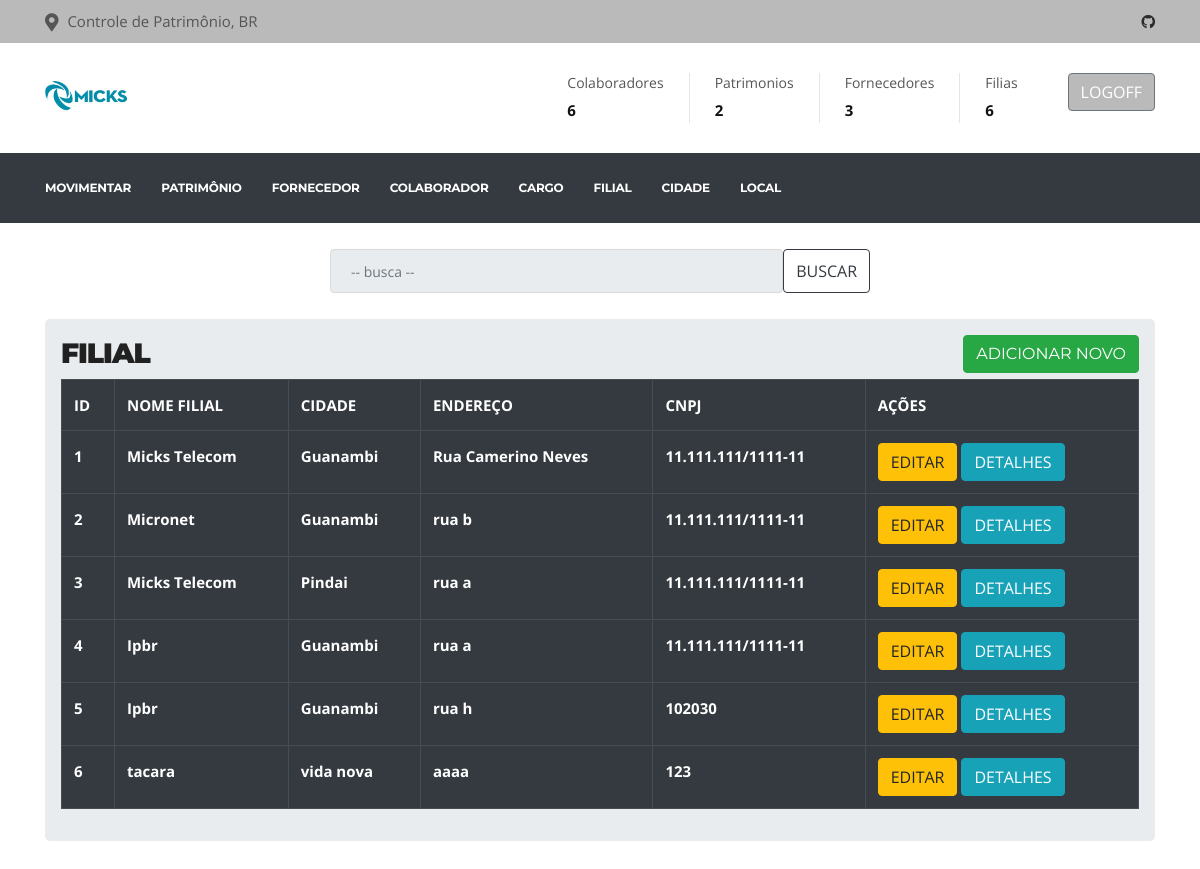
Page /filial/ (signed in) on the committed database.
### app/model/models.py (models this page shows, shortened)
class Filial(db.Model):
    __tablename__ = 'filial'
    id_filial = db.Column(db.Integer, autoincrement=True, primary_key=True)
    nome = db.Column(db.String(100), nullable=False)
    endereco = db.Column(db.String(100))
    cnpj = db.Column(db.String(100), nullable=False)
    id_cidade =db.Column(db.Integer, db.ForeignKey('cidade.id_cidade'))
    cidade = db.relationship('Cidade')

class Cidade(db.Model):
    __tablename__ = 'cidade'
    id_cidade = db.Column(db.Integer, autoincrement=True, primary_key=True)
    nome = db.Column(db.String(100), unique=True, nullable=False)
    estado = db.Column(db.String(100), nullable=False)
    pais = db.Column(db.String(100), nullable=False)
    cidade = db.relationship('Filial')

### app/routes.py (the view)
@app.route("/filial/", methods=["GET", "POST"])
@login_required
def filial():
    return FilialControler.filiallista()

### app/controler/allData.py (called while the page is built)
    def total():
        coladorador = Colaborador.query.count()
        patrimonio = Patrimonio.query.count()
        fornecedor = Fornecedor.query.count()
        filial = Filial.query.count()
        data = {'coladorador': coladorador,
                'patrimonio': patrimonio,
                'fornecedor': fornecedor,
                'filial': filial}
        return data

### app/controler/filial.py (called while the page is built, shortened)
    def filiallista():
        todasFilial = Filial.query.all()
        todasCidade = Cidade.query.all()
        for a in todasFilial:
            print(a.cidade.nome)
        return render_template(
            "filial.html", todasFilial=todasFilial, todasCidade=todasCidade,data=Total.total())

### app/model/models.py (called while the page is built)
@login_manager.user_loader
def get_user(user_id):
    return User.query.filter_by(id=user_id).first()

### app/templates/filial.html (shortened to what this page needs)
{% extends "base.html" %}
{% block head %}
{{ super() }}
{% endblock %}
{% block content %}
<br>
<div class="container">
    <div class="row justify-content-center">
        <div class="col-6">
            <div class="input-group">
                <input type="search" class="form-control rounded" placeholder="-- busca --" aria-label="Search"
                aria-describedby="search-addon" />
                <button type="button" name="busca" class="btn btn-outline-dark">BUSCAR</button>
            </div>
        </div>
    </div>
</div>
<br>
<div class="container">
    <div class="row">
        <div class="col-lg-12">
            <div class="jumbotron p-3">
                <h2><b>FILIAL</b> <button type="button" class="btn btn-success float-right" data-toggle="modal"
                        data-target=#mymodal> ADICIONAR NOVO </button></h2>
                <table class="table table-bordered table-dark">
                    <tr>
                        <th>ID</th>
                        <th>NOME FILIAL</th>
                        <th>CIDADE</th>
                        <th>ENDEREÇO</th>
                        <th>CNPJ</th>
                        <th>AÇÕES</th>
                    </tr>
                    {% for linha in todasFilial %}
                    <tr>
                        <th>{{linha.id_filial}}</th>
                        <th>{{linha.nome}}</th>
                        <th>{{linha.cidade.nome}}</th>
                        <th>{{linha.endereco}}</th>
                        <th>{{linha.cnpj}}</th>
                        <td>
                            <a href="/filailUpdate/{{linha.id_filial}}" class="btn btn-warning btn-xs"
                                data-toggle="modal" data-target="#modaledit{{linha.id_filial}}">EDITAR</a>
                            <a href="" class="btn btn-info" data-toggle="modal"
                                data-target="#modaldetalhe{{linha.id_filial}}">DETALHES</a>
                        </td>
                    </tr>
                    {% endfor %}
                </table>
            </div>
        </div>
    </div>
    {% endblock %}

### app/templates/base.html (shortened to what this page needs)
<!doctype html>
<html>
<head>
  {% block head %}
  <link rel="stylesheet" href="{{ url_for('static', filename='plugins/bootstrap/bootstrap.min.css') }}">
  <link rel="stylesheet" href="{{ url_for('static', filename='plugins/fontawesome/css/all.min.css') }}">
  <link rel="stylesheet" href="{{ url_for('static', filename='plugins/animate-css/animate.css') }}">
  <link rel="stylesheet" href="{{ url_for('static', filename='plugins/slick/slick.css') }}">
  <link rel="stylesheet" href="{{ url_for('static', filename='plugins/slick/slick-theme.css') }}">
  <link rel="stylesheet" href="{{ url_for('static', filename='plugins/colorbox/colorbox.css') }}">
  <link rel="stylesheet" href="{{ url_for('static', filename='style2.css') }}">
  <link rel="stylesheet" href="../static/loading/flash.css">
  {% endblock %}
</head>
<body>
  <div id="top-bar" class="top-bar">
    <div class="container">
      <div class="row">
        <div class="col-lg-8 col-md-8">
          <ul class="top-info text-center text-md-left">
            <li><i class="fas fa-map-marker-alt"></i>
              <p class="info-text">Controle de Patrimônio, BR</p>
            </li>
          </ul>
        </div>
        <div class="col-lg-4 col-md-4 top-social text-center text-md-right">
          <ul class="list-unstyled">
            <li>
              <a title="github" href="https://github.com/andrenogueiragbi">
                <span class="social-icon"><i class="fab fa-github"></i></span>
              </a>
            </li>
          </ul>
        </div>
      </div>
    </div>
  </div>
  <header id="header" class="header-one">
    <div class="bg-white">
      <div class="container">
        <div class="logo-area">
          <div class="row align-items-center">
            <div class="logo col-lg-3 text-center text-lg-left mb-3 mb-md-5 mb-lg-0">
              <a class="d-block" href="">
                <img loading="lazy" src="../static/images/logo-Micks.jpg" alt="Constra">
              </a>
            </div>
            <div class="col-lg-9 header-right">
              <ul class="top-info-box">
                <li>
                  <div class="info-box">
                    <div class="info-box-content">
                      <p class="info-box-title">Colaboradores</p>
                      <p class="info-box-subtitle">{{ data['coladorador'] }}</p>
                    </div>
                  </div>
                </li>
                <li>
                  <div class="info-box">
                    <div class="info-box-content">
                      <p class="info-box-title">Patrimonios</p>
                      <p class="info-box-subtitle">{{ data['patrimonio'] }}</p>
                    </div>
                  </div>
                </li>
                <li>
                  <div class="info-box">
                    <div class="info-box-content">
                      <p class="info-box-title">Fornecedores</p>
                      <p class="info-box-subtitle">{{ data['fornecedor'] }}</p>
                    </div>
                  </div>
                </li>
                <li class="last">
                  <div class="info-box last">
                    <div class="info-box-content">
                      <p class="info-box-title">Filias</p>
                      <p class="info-box-subtitle">{{ data['filial'] }}</p>
                    </div>
                  </div>
                </li>
                <li class="header-get-a-quote">
                  <a class="btn btn-secondary" name="logoff" href="{{ url_for('logout') }}">LOGOFF</a>
                </li>
              </ul>
            </div>
          </div>
        </div>
      </div>
      <div class="site-navigation">
        <div class="container">
          <div class="row">
            <div class="col-lg-12">
              <nav class="navbar navbar-expand-lg navbar-dark p-0">
                <div id="navbar-collapse" class="collapse navbar-collapse">
                  <ul class="nav navbar-nav mr-auto">
                    <li class="nav-item dropdown "><a class="nav-link" href="{{ url_for('movimentar')}}">Movimentar</a></li>
                    <li class="nav-item dropdown "><a class="nav-link" href="{{ url_for('patrimonio') }}">Patrimônio</a></li>
                    <li class="nav-item dropdown "><a class="nav-link" href="{{ url_for('fornecedor') }}">Fornecedor</a></li>
                    <li class="nav-item dropdown "><a class="nav-link" href="{{ url_for('colaborador') }}">Colaborador</a></li>
                    <li class="nav-item dropdown "><a class="nav-link" href="{{ url_for('cargo') }}">Cargo</a></li>
                    <li class="nav-item dropdown "><a class="nav-link" href="{{ url_for('filial') }}">Filial</a></li>
                    <li class="nav-item dropdown "><a class="nav-link" href="{{ url_for('cidade') }}">Cidade</a></li>
                    <li class="nav-item dropdown "><a class="nav-link" href="{{ url_for('local') }}">Local</a></li>
                  </ul>
                </div>
              </nav>
            </div>
          </div>
  </header>
  {% block content %} {% endblock %}
</body>
</html>

### app/static/style2.css (style rules this page uses)
body { background: #fff; color: #555; }
a[name=logoff] { background: #bbbaba; }
input[type=search] { background: #E9ECEF; }
body, p { font-family: "Open Sans", sans-serif; text-rendering: optimizeLegibility; -webkit-font-smoothing: antialiased !important; line-height: 26px; font-size: 15px; }
h1, h2, h3, h4, h5, h6 { color: #212121; font-weight: 700; font-family: 'Montserrat', sans-serif; text-rendering: optimizeLegibility; -webkit-font-smoothing: antialiased !important; }
h2 { font-size: 28px; line-height: 36px; text-transform: uppercase; letter-spacing: -1px; }
html { overflow-x: hidden !important; width: 100%; height: 100%; position: relative; -webkit-font-smoothing: antialiased; text-rendering: optimizeLegibility; }
body { border: 0; margin: 0; padding: 0; }
a:link, a:visited { text-decoration: none; }
a { color: inherit; transition: .2s ease; }
.form-control { box-shadow: none; border: 1px solid #dadada; padding: 5px 20px; height: 44px; background: none; color: #959595; font-size: 14px; border-radius: 0; }
.top-bar { padding: 8px 0; background: #bbbaba; position: relative; }
ul.top-info { list-style: none; margin: 0; padding: 0; }
ul.top-info li { position: relative; line-height: 10px; display: inline-block; margin-left: 0; padding-right: 15px; }
ul.top-info li i { font-size: 18px; position: relative; top: 2px; margin-right: 5px; }
ul.top-info li p.info-text { margin: 0; line-height: normal; display: inline-block; flex-direction: column; text-align: center; }
.top-social .social-icon { display: inline-block !important; }
.top-social ul { list-style: none; padding: 0; margin: 0; margin-right: -12px; }
.top-social ul li { display: inline-block; padding: 0; }
.top-social ul li a { color: #2c2c2c; font-size: 14px; transition: 400ms; padding: 9px 12px; }
.header-one, .header-one .site-navigation { background: #343A40; }
.header-one .navbar-collapse { padding-left: 0; }
.header-one ul.navbar-nav > li { padding-left: 0; padding-right: 30px; }
.header-one .logo-area { padding: 30px 0; }
ul.navbar-nav > li > a { padding: 15px 0 !important; color: #fff; }
.logo img { width: auto; height: 35px; }
.header-right { float: right; }
ul.top-info-box { list-style: none; margin: 0; padding: 0; float: right; }
ul.top-info-box li { position: relative; float: left; margin-left: 0; border-right: 1px solid #dedede; border-right: 1px solid rgba(0, 0, 0, 0.1); padding-right: 25px; margin-right: 25px; }
ul.top-info-box li:last-child { margin-right: 0; padding-right: 0; border-right: 0; }
ul.top-info-box li.last { border-right: 0; }
ul.top-info-box li .info-box .info-box-content { display: inline-block; font-family: "Montserrat", sans-serif; flex-direction: column; }
ul.top-info-box li .info-box .info-box-title { font-size: 14px; margin-bottom: 8px; line-height: normal; }
ul.top-info-box li .info-box .info-box-subtitle { margin: 0; line-height: normal; font-size: 15px; font-weight: 700; color: #111; }
.navbar { border-radius: 0; border: 0; margin-bottom: 0; }
ul.navbar-nav > li { padding: 0 13px; position: relative; }
@media (max-width: 1200px) { ul.navbar-nav > li { padding: 0 9px; } }
@media (max-width: 1200px) { ul.navbar-nav > li .nav-link { font-size: 12px; } }
ul.navbar-nav > li:last-child { padding-right: 0; }
ul.navbar-nav > li:last-child:after { background: none; }
ul.navbar-nav > li > a:after, ul.navbar-nav > li > a:after { display: none; }
ul.navbar-nav > li > a { font-family: "Montserrat", sans-serif; color: #fff !important; text-rendering: optimizeLegibility; font-weight: 700 !important; text-transform: uppercase; letter-spacing: -.2px; font-size: 14px; margin: 0; line-height: 40px; padding: 30px 0; transition: 350ms; }
.site-navigation .container, .search-area { position: relative; }

### rows in the picture
Filial: id_filial "1", nome "Micks Telecom", cidade.nome "Guanambi", endereco "Rua Camerino Neves", cnpj "11.111.111/1111-11"
Filial: id_filial "2", nome "Micronet", cidade.nome "Guanambi", endereco "rua b", cnpj "11.111.111/1111-11"
Filial: id_filial "3", nome "Micks Telecom", cidade.nome "Pindai", endereco "rua a", cnpj "11.111.111/1111-11"
Filial: id_filial "4", nome "Ipbr", cidade.nome "Guanambi", endereco "rua a", cnpj "11.111.111/1111-11"
Filial: id_filial "5", nome "Ipbr", cidade.nome "Guanambi", endereco "rua h", cnpj "102030"
Filial: id_filial "6", nome "tacara", cidade.nome "vida nova", endereco "aaaa", cnpj "123"

### other values in the picture
{{ data['coladorador'] }} "6"
{{ data['patrimonio'] }} "2"
{{ data['fornecedor'] }} "3"
{{ data['filial'] }} "6"
